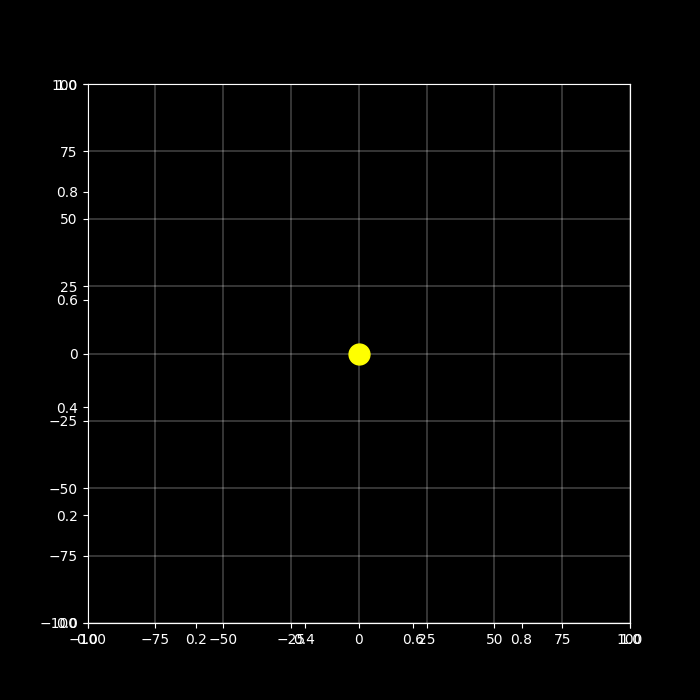

Reproduce this figure in Python.
# Simulate simple Keplerian orbit of a planet around a Sun. Uses Euler-Cromer method.
# This orbit is circular.

# IMPORTS
import numpy as np
import matplotlib.pyplot as plt
from dataclasses import dataclass
from matplotlib.animation import FuncAnimation, PillowWriter
from functools import partial

# CONSTANTS
# sun_rad = 696340.00  # in km
earth_to_sun = 91.607  # in millions of km
pi = np.pi  # to save typing
step: int = 600  # in seconds  # this is what is meant later by delta_t
sec_day: int = 1440 * 60  # seconds per day
iterations = int(sec_day / step)  # iterations  # it really wants an integer


# Utilities
@dataclass
class Point:  # 2D position
    x: float
    y: float


class Vector(Point):
    pass


# Objects that go in the simulation
class Sun:
    def __init__(self, pos: Point):
        self.pos = pos  # treating the Sun as a point mass


class Planet:
    def __init__(self, pos: Point, vel: Vector, delta_t: float, orbit_rad: float):
        self.pos = pos
        self.vel = vel
        self.delta_t = delta_t
        self.orbit_rad = orbit_rad

    # functions to do the actual calculations
    def calc_radius(self):
        x = self.pos.x
        y = self.pos.y
        self.orbit_rad = (x ** 2 + y ** 2) ** (1 / 2)

    def calc_factor(self):
        factor = 4.0 * (pi**2) / self.orbit_rad**3

        return factor

    def next_step(self, vi):
        factor = self.calc_factor()
        vf = vi - (factor * self.delta_t)  # only does this for one component

        return vf

    def update(self):
        xi = self.pos.x
        yi = self.pos.y
        vxi = self.vel.x
        vyi = self.vel.y

        vxf = self.next_step(vxi)
        vyf = self.next_step(vyi)
        xf = xi + vxf * self.delta_t
        yf = yi + vyf * self.delta_t

        self.pos.x = xf
        self.pos.y = yf


# functions
def radius(x, y):
    r = (x**2 + y**2)**(1/2)
    return r


if __name__ == '__main__':
    # initialize sun and planet
    center = Point(0.0, 0.0)
    sun = Sun(center)

    earth_init_pos = Point(earth_to_sun, earth_to_sun)  # in millions of km
    earth_init_vel = Vector(0.01, 0.01)  # (millions of km)/s # need to figure out what initial velocity should be!
    earth = Planet(earth_init_pos, earth_init_vel, step, earth_to_sun)

    # lists to save the data to
    x = []
    y = []
    r = []
    theta = []  # not used yet

    # data = []
    # calculate all the data
    for i in range(iterations):
        earth.update()
        x.append(earth.pos.x)
        y.append(earth.pos.y)
        r.append(radius(earth.pos.x, earth.pos.y))
        # data.append(earth.pos)

    # test
    print('Data: ')
    print(x[0])
    print(x[1])
    print(y[0])
    print(y[1])

    # now animate
    plt.style.use('dark_background')
    fig, ax = plt.subplots(figsize=(7, 7))  # set figure size
    ax = plt.axes(xlim=(-100, 100), ylim=(-100, 100))  # set axis limits
    earth, = ax.plot([], [], 'g.', markersize=15)
    sun = ax.plot(sun.pos.x, sun.pos.y, 'X', markersize=30, color='yellow')
    # ax.plot(x, y, 'g-')
    plt.grid(True, lw=0.3)  # plot grid
    plt.savefig('earth_sun.png')

    def animate(i):
        earth.set_data(r[i] * np.cos(x[i]), r[i] * np.sin(y[i]))
        return earth

    animation = FuncAnimation(fig, animate, frames=len(x), interval=200, repeat=True)
    animation.save('earth_sun.gif', writer='pillow')  # mp4 doesn't work
    plt.show()








